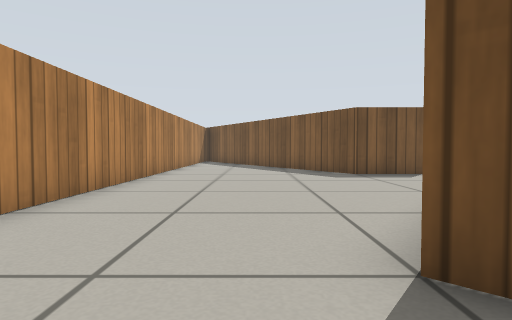
View 1 (above)

20 first-person views from a walk through a Gazebo world. The camera is 0.39 m above the floor, tilts 2° down and sees 75° across. The floor is counted in squares, 0.5 m on a side. Each view is taken from the middle of a square. On the plan, view 1 faces up. The plan holds only what a view shows up to about 11 squares ahead; the rest is blank. Gazebo's built-in surfaces are drawn with simple patterns.

View 2
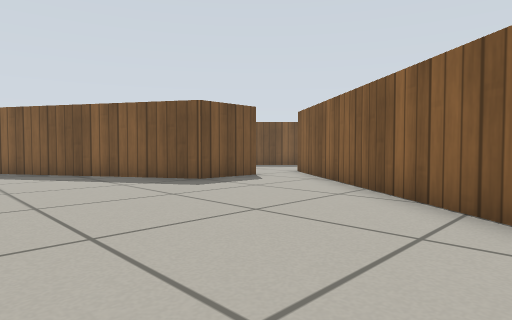

View 3
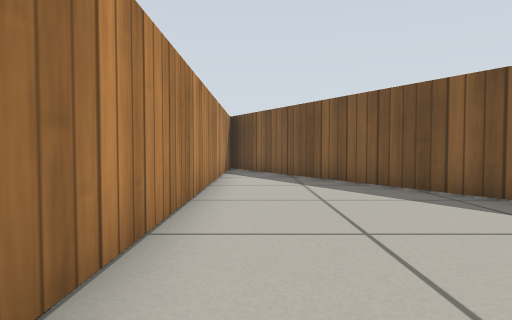

View 4
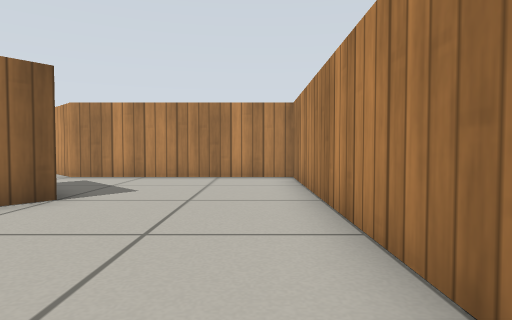

View 5
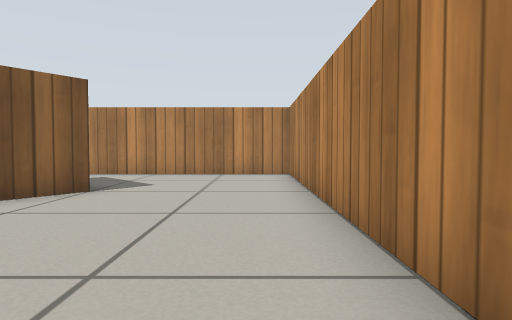

View 6
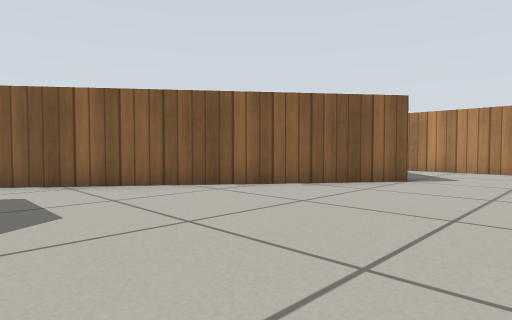

View 7
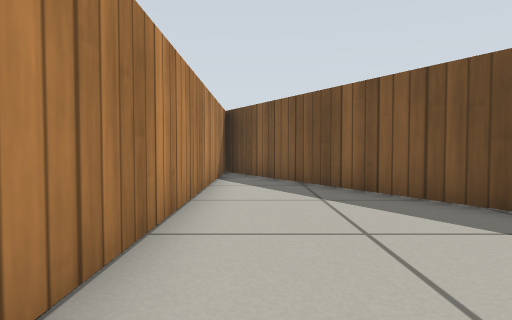

View 8
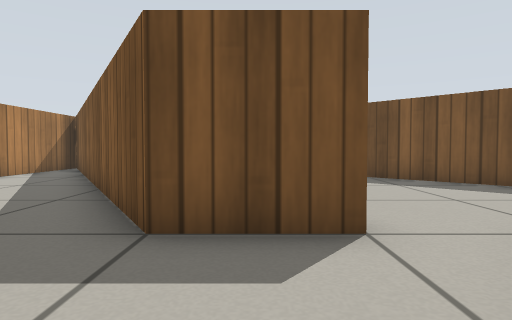

View 9
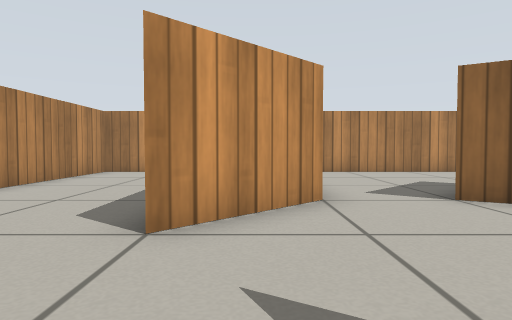

View 10
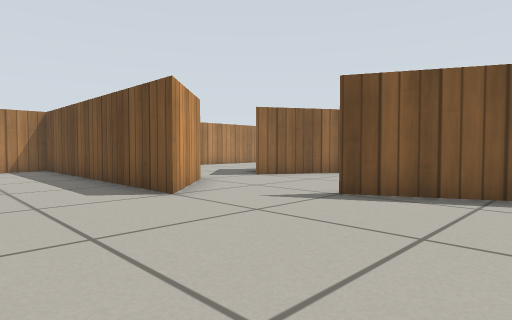

View 11
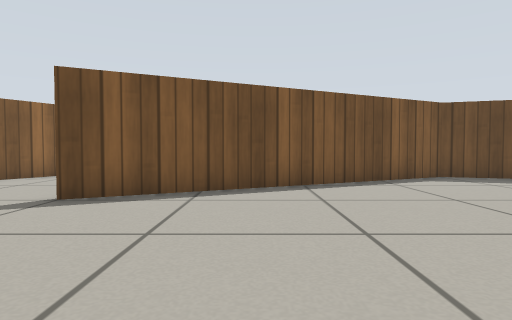

View 12
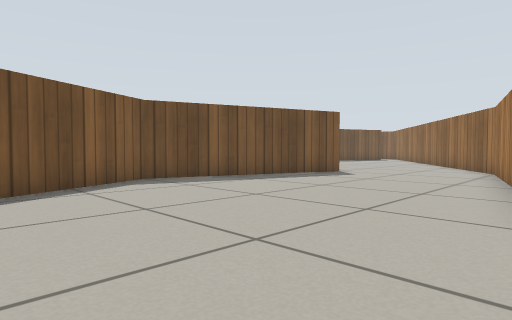

View 13
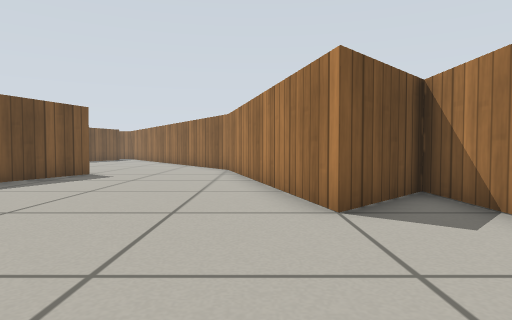

View 14
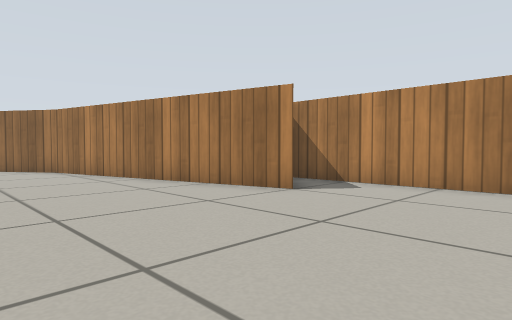

View 15
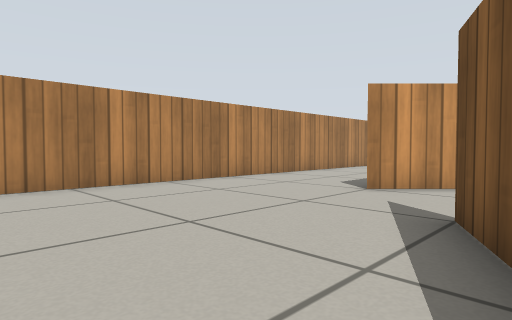

View 16
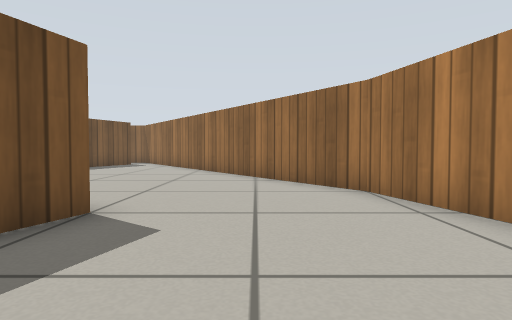

View 17
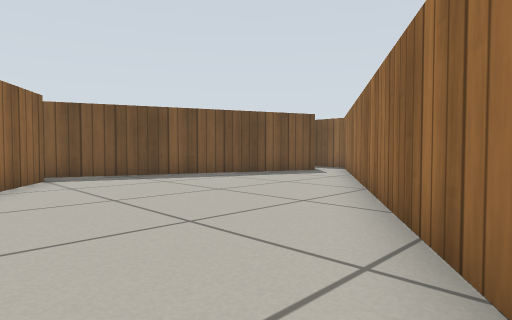

View 18
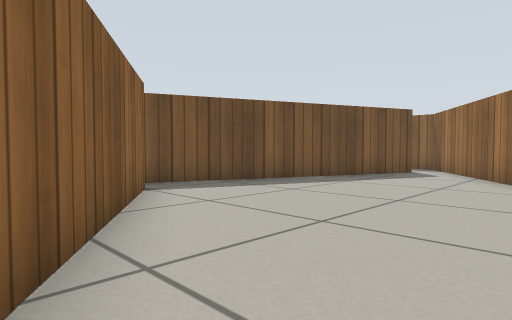

View 19
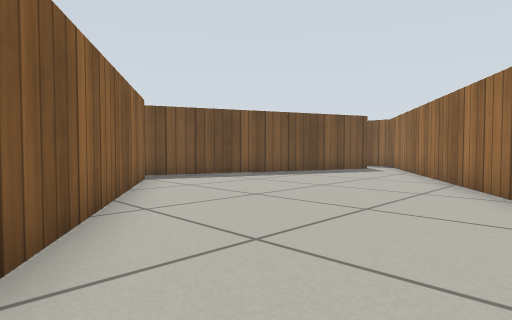

View 20
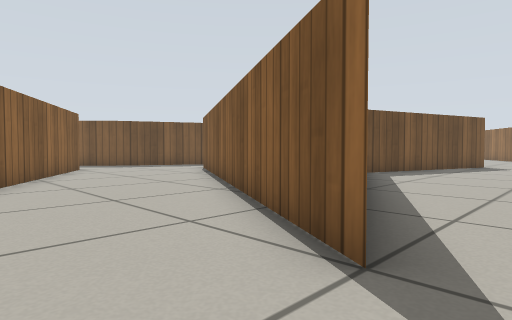

### Floor plan
Key: @ floor where view 1 was taken; # wall or solid block; . floor; B wooden block.
Columns run from 3 left of view 1 to 34 right of it. Each row starts with its distance up from view 1.
 20 #
 19 #B
 18 #B
 17 #.B
 16 #.BB      BB
 15 #..B      .BB
 14 #...B    ...B
 13 #...BB   ....
 12 #....B   ...
 11 #....BB  ..
 10 #.....BBB.B
  9 #........BBB
  8 #.......BB B..
  7 #.......B B....             ###
  6 #......BBBB....B            B.####
  5 #.....BB B....B            B.....###
  4 #....BB   ....B           BB.......##
  3 #....B   ....B            B.........BB
  2 #...BB B....BB   BBBB    B.........BB
  1 #.... BB....B  BBB..BBBBBB.......BB
  0 #..@..B....B BBB.......BB.......BB
 -1 #..........BBB................BB
 -2 #BBBBBB...BB.................BB
 -3       BB...................BB
 -4 #BBBBBBBB...............BBBB
 -5 #...................BBBBB
 -6 #.................BBB
 -7 #............. ....B
 -8 #####################

Positions as (right, up) in squares from view 1, and headings:
1: (0, 0), facing up
2: (-2, 3), facing up-right
3: (-2, 7), facing up
4: (-2, 7), facing down
5: (-2, 8), facing down
6: (-2, 10), facing down-right
7: (-2, 9), facing up
8: (4, 7), facing up
9: (8, -3), facing left
10: (10, -7), facing up-left
11: (10, -7), facing up
12: (11, -6), facing up-right
13: (11, -5), facing right
14: (11, -1), facing down-right
15: (11, -1), facing down-left
16: (17, -2), facing right
17: (23, -3), facing up-right
18: (22, 0), facing up-right
19: (21, -2), facing up-right
20: (5, -3), facing up-right
